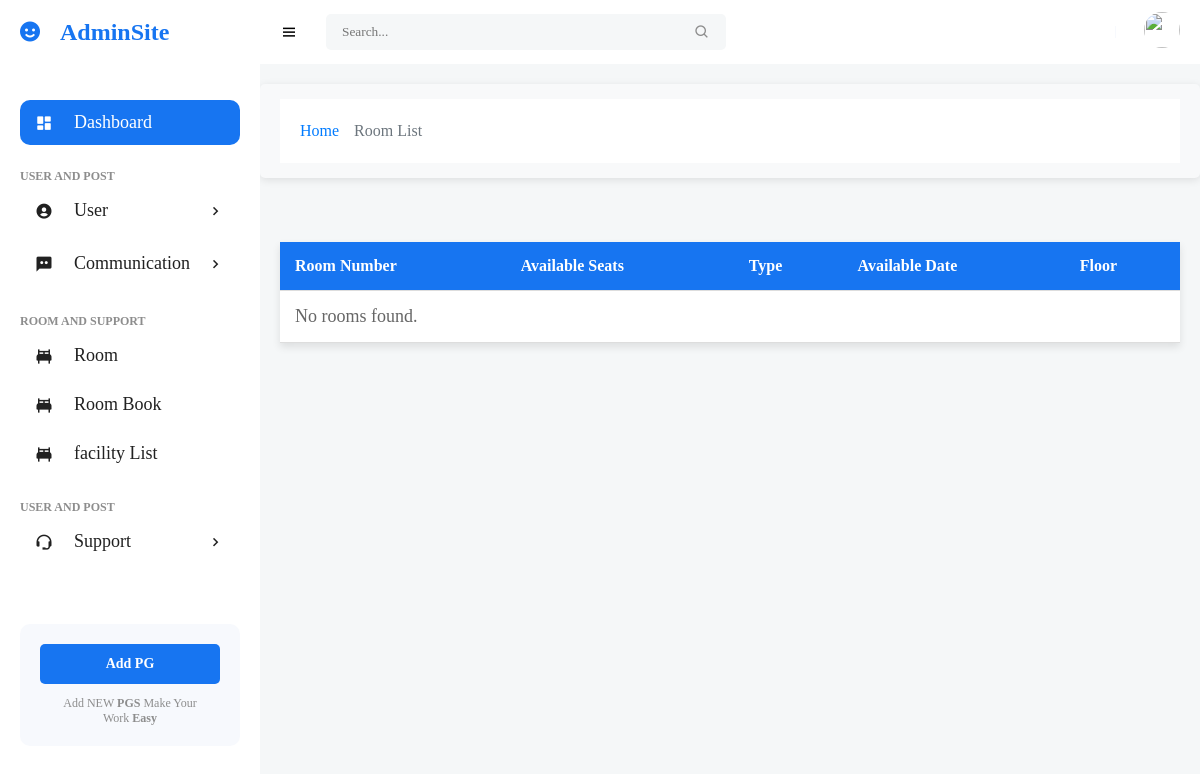
/room/room_list/, run on an earlier commit of the app's database.
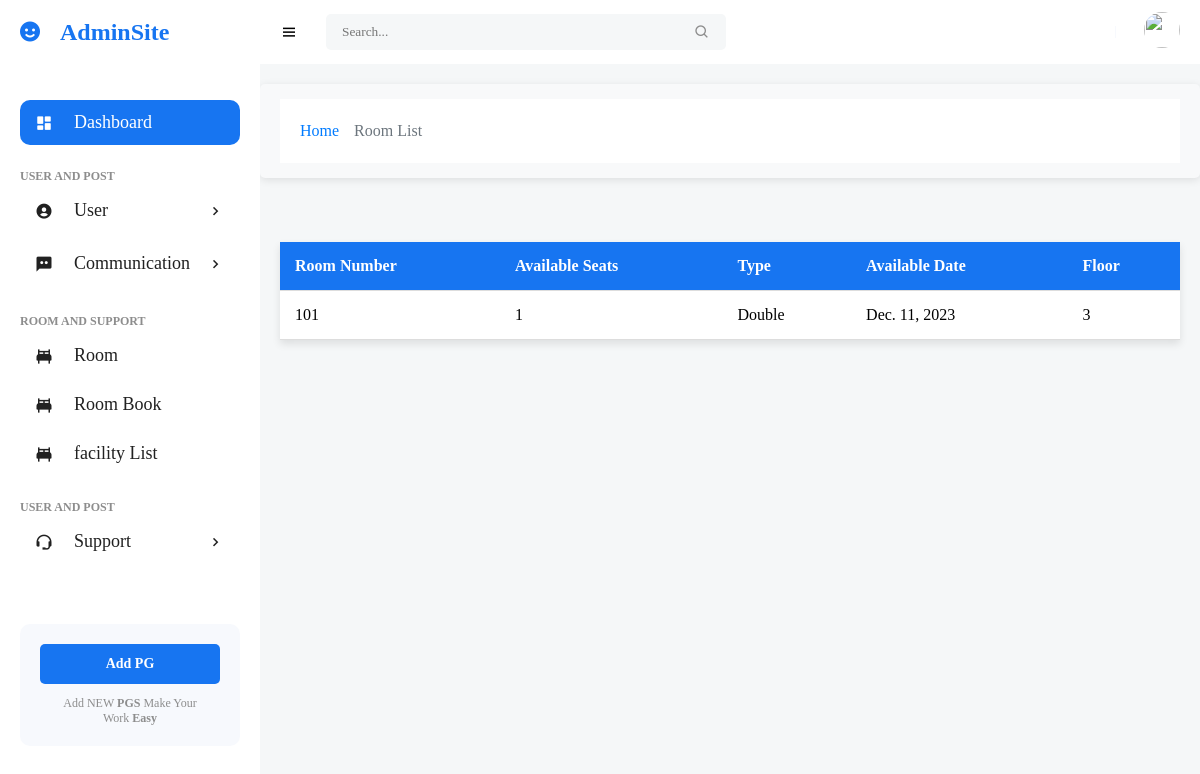
And on a later commit of the database.
### Room_Management/models.py (models this page shows, shortened)
class Room(models.Model):
    room_number = models.CharField(max_length=50)  # Unique identifier for the room
    available_seat = models.IntegerField()  # Number of available seats in the room
    TYPE_CHOICES = [
        ('single', 'Single'),
        ('double', 'Double'),
        ('triple', 'Triple'),
        ('customized', 'Customized'),
    ]
    type = models.CharField(max_length=20, choices=TYPE_CHOICES)  # Type of room
    available_date = models.DateField(null=True, blank=True)  # Date when the room becomes available
    floor = models.IntegerField()  # Floor number where the room is located

### Room_Management/views.py (the view)
# urls.py: path('room_list/', room_list, name='room_list'),
def room_list(request):
    rooms = Room.objects.all()
    return render(request, 'room_list.html', {'rooms': rooms})

### Room_Management/templates/room_list.html (shortened to what this page needs)
{% extends 'base.html' %}
{% block breadcrumb %}
    <li class="breadcrumb-item"><a href="{% url 'home' %}">Home</a></li>
    <li class="breadcrumb-item active" aria-current="page">Room List</li>
{% endblock %}
{% load static %}
{% block content %}
<section class="services py-5 bg-light">
    <div class="container">
        <table class="room-table">
            <thead>
                <tr>
                    <th>Room Number</th>
                    <th>Available Seats</th>
                    <th>Type</th>
                    <th>Available Date</th>
                    <th>Floor</th>
                </tr>
            </thead>
            <tbody>
                {% for room in rooms %}
                <tr>
                    <td>{{ room.room_number }}</td>
                    <td>{{ room.available_seat }}</td>
                    <td>{{ room.get_type_display }}</td>
                    <td>{{ room.available_date }}</td>
                    <td>{{ room.floor }}</td>
                </tr>
                {% empty %}
                <tr>
                    <td colspan="6" class="no-rooms-found">No rooms found.</td>
                </tr>
                {% endfor %}
            </tbody>
        </table>
    </div>
</section>
{% endblock %}

What changed in the data, as far as the page shows it:
added Room: room_number "101", available_seat "1", type "Double", available_date "Dec. 11, 2023", floor "3"
Also different on the page:
text no longer shown: "No rooms found."
